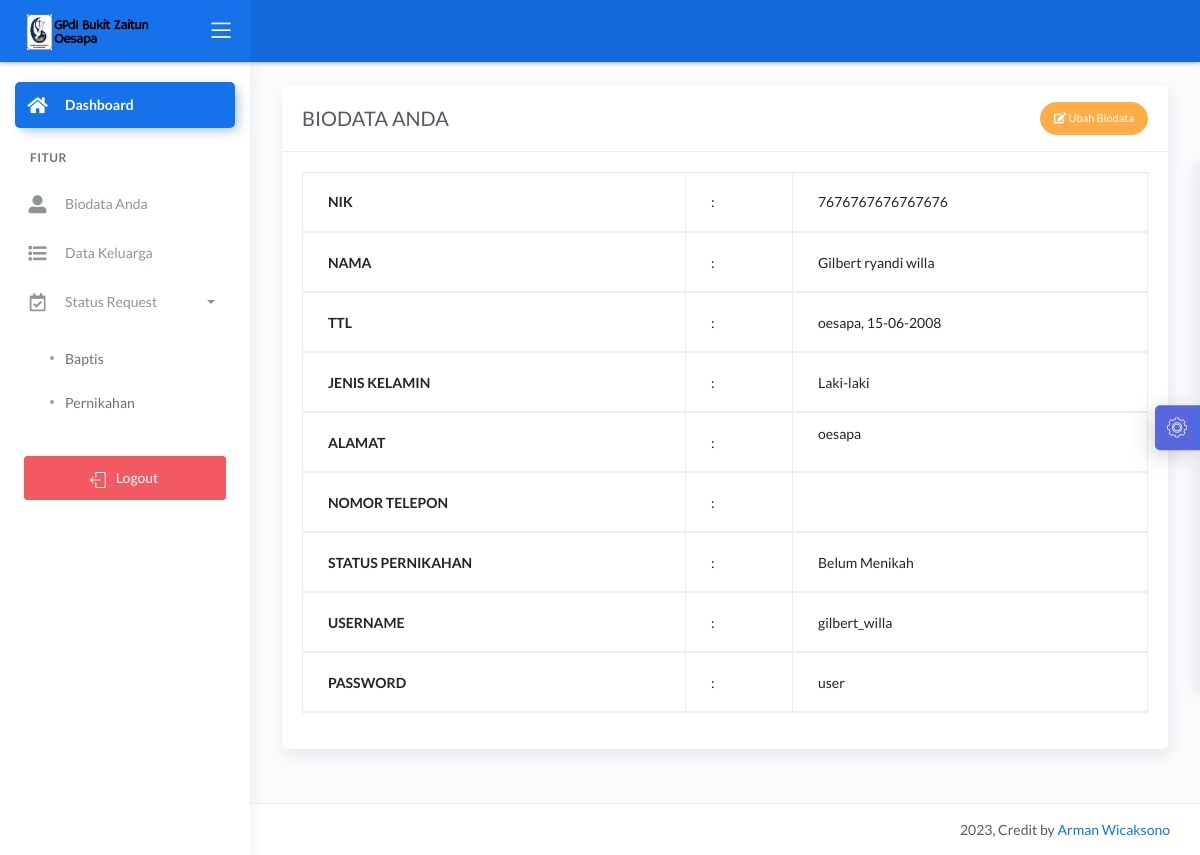
The app's page /dashboard/main.php?halaman=tampil_pemohon (signed in) with its own data.
### tables this page shows
CREATE TABLE `jemaat` (
  `id_jemaat` int(11) NOT NULL,
  `tanggal_pendaftaran` date DEFAULT NULL,
  `nik` varchar(16) DEFAULT NULL,
  `nama` varchar(50) NOT NULL,
  `tempat_lahir` varchar(20) NOT NULL,
  `tanggal_lahir` date NOT NULL,
  `no_hp` varchar(12) NOT NULL,
  `jenis_kelamin` enum('Laki-laki','Perempuan') NOT NULL,
  `alamat` text NOT NULL,
  `status_j` int(11) NOT NULL,
  `ket` varchar(10) NOT NULL,
  `username` varchar(20) NOT NULL,
  `password` varchar(20) NOT NULL,
  `baptis` int(11) NOT NULL,
  `penyerahan` int(11) NOT NULL,
  `pernikahan` int(11) NOT NULL
);

### dashboard/tampil_pemohon.php (the view, shortened to what this page needs)
<?php include '../konek.php'; ?>
<?php
$tampil_nik = "SELECT * FROM jemaat WHERE id_jemaat=$_SESSION[nik]";
$query = mysqli_query($konek, $tampil_nik);
$data = mysqli_fetch_array($query, MYSQLI_BOTH);
$id_jemaat = $data['id_jemaat'];
$nik = $data['nik'];
$nama = $data['nama'];
$tempat = $data['tempat_lahir'];
$tanggal = $data['tanggal_lahir'];
$format = date('d-m-Y', strtotime($tanggal));
$jekel = $data['jenis_kelamin'];
$alamat = $data['alamat'];
$telepon = $data['no_hp'];
$username = $data['username'];
$password = $data['password'];
$pernikahan =$data['pernikahan'];
?>
<div class="page-inner">
    <div class="row">
        <div class="col-md-12">
            <div class="card">
                <div class="card-header">
                    <div class="d-flex align-items-center">
                        <h4 class="card-title">BIODATA ANDA</h4>
                        <a href="?halaman=ubah_pemohon&id_jemaat=<?= $id_jemaat; ?>" class="btn btn-sm btn-warning btn-round ml-auto">
                            <i class="fa fa-edit"></i>
                            Ubah Biodata
                        </a>
                    </div>
                </div>
                <div class="card-body">
                    <table class="table table-bordered">
                        <thead>
                            <tr>
                                <th>NIK</th>
                                <td>:</td>
                                <td><?= $nik; ?></td>
                            </tr>
                            <tr>
                                <th>NAMA</th>
                                <td>:</td>
                                <td><?= $nama; ?></td>
                            </tr>
                            <tr>
                                <th>TTL</th>
                                <td>:</td>
                                <td><?= $tempat . ', ' . $format; ?></td>
                            </tr>
                            <tr>
                                <th>JENIS KELAMIN</th>
                                <td>:</td>
                                <td><?= $jekel; ?></td>
                            </tr>
                            <tr>
                                <th>ALAMAT</th>
                                <td>:</td>
                                <td><?= $alamat; ?></td>
                            </tr>
                            <tr>
                                <th>NOMOR TELEPON</th>
                                <td>:</td>
                                <td><?= $telepon; ?></td>
                            </tr>
                            <tr>
                                <th>STATUS PERNIKAHAN</th>
                                <td>:</td>
                                <td><?php
                                if ($pernikahan == 0) {
                                    echo "Belum Menikah";
                                }else if ($pernikahan == 1) {
                                    echo "Menikah";
                                }else{
                                    echo "Janda/Duda";
                                } ?></td>
                            </tr>
                            <tr>
                                <th>USERNAME</th>
                                <td>:</td>
                                <td><?= $username; ?></td>
                            </tr>
                            <tr>
                                <th>PASSWORD</th>
                                <td>:</td>
                                <td><?= $password; ?></td>
                            </tr>
                        </thead>
                    </table>
                </div>
            </div>
        </div>
    </div>
</div>

### records on screen
jemaat: nik "7676767676767676", nama "Gilbert ryandi willa", tempat_lahir "oesapa", tanggal_lahir "15-06-2008", jenis_kelamin "Laki-laki", alamat "oesapa", username "gilbert_willa", password "user"
